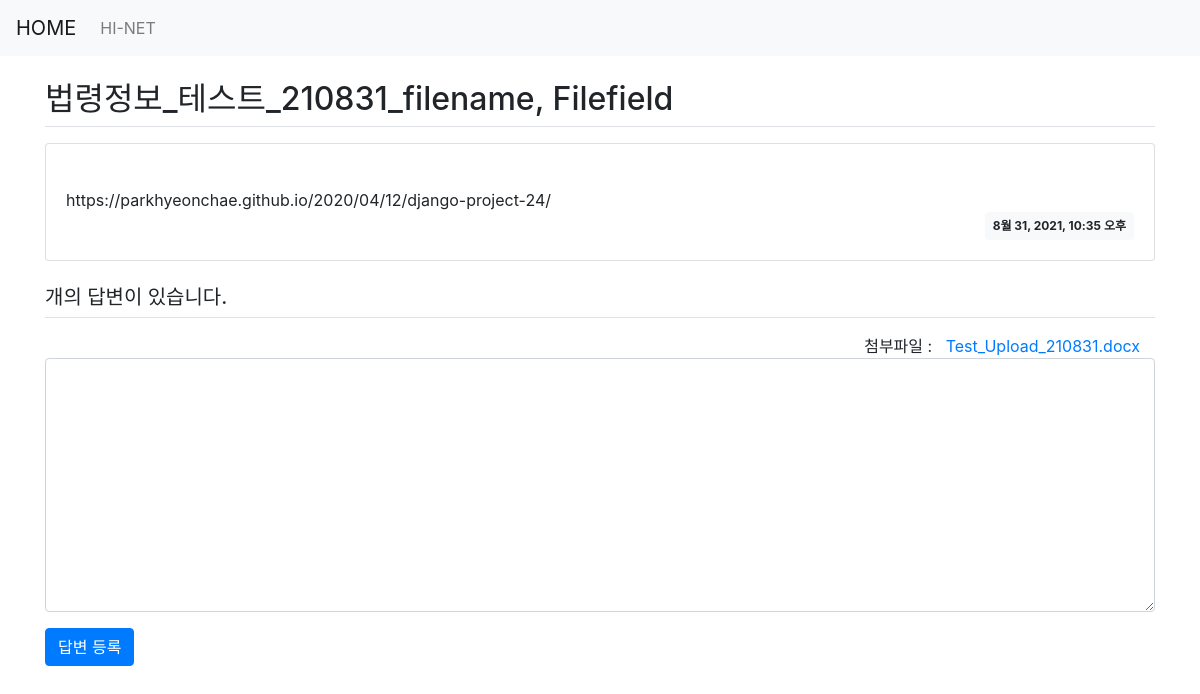
Page /pybo/laws/306/ on the committed database.
### pybo/models.py (models this page shows, shortened)
class Model_laws_data(models.Model):
    subject = models.CharField(max_length=200)
    upload_files = models.FileField(upload_to=get_file_path, null=True, blank=True, verbose_name='파일')
    filename = models.CharField(max_length=64, null=True, verbose_name='첨부파일명')
    imgfile = models.ImageField(null=True, upload_to=get_file_path, blank=True, verbose_name='이미지')  # Need to do "pip3 install image" in cmd
    content = models.TextField()
    create_date = models.DateTimeField()

### pybo/views.py (the view)
# urls.py: path('laws/<int:laws_id>/', views.laws_detail, name='laws_detail'),
def laws_detail(request, laws_id):
    laws_detail = get_object_or_404(Model_laws_data, pk=laws_id) #id에 해당하는 Model_laws_data 객체를 get
    context = {'laws_detail': laws_detail} #' ' 안의 변수를 그대로 .html 파일에서 변수 사용(변수명 동일 필수)
    return render(request, 'pybo/laws_detail.html', context)

### templates/pybo/laws_detail.html (shortened to what this page needs)
{% extends 'base.html' %}
{% block content %}
<div class="container my-3">
    <h2 class="border-bottom py-2">{{ laws_detail.subject }}</h2>
    <div class="card my-3">
        <div class="card-body">
            <div class="card-text" style="white-space: pre-line;">
                {{ laws_detail.content }}
            </div>
            <div class="d-flex justify-content-end">
                <div class="badge badge-light p-2">
                    {{ laws_detail.create_date }}
                </div>
            </div>
        </div>
    </div>
    <h5 class="border-bottom my-3 py-2">
        {{laws_detail.answer_set.count}}개의 답변이 있습니다.
    </h5>
    <form action="{% url 'pybo:laws_answer_create' laws_detail.id %}" method="post" class="my-3">
        {% if laws_detail.upload_files %}
        <div class="col-12 text-right">
            <span>첨부파일 :&nbsp;&nbsp</span>
            <a href="{% url 'pybo:laws_download' laws_detail.id %}" >{{ laws_detail.filename|truncatechars:25 }}</a>
        </div>
        {% endif %}
        <div class="form-group">
            <textarea name="content" id="content" class="form-control" rows="10"></textarea>
        </div>
        <input type="submit" value="답변 등록" class="btn btn-primary">
    </form>
</div>
{% endblock %}

### rows in the picture
Model_laws_data: subject "법령정보_테스트_210831_filename, Filefield", content "https://parkhyeonchae.github.io/2020/04/12/django-project-24/", create_date "8월 31, 2021, 10:35 오후", filename "Test_Upload_210831.docx"
